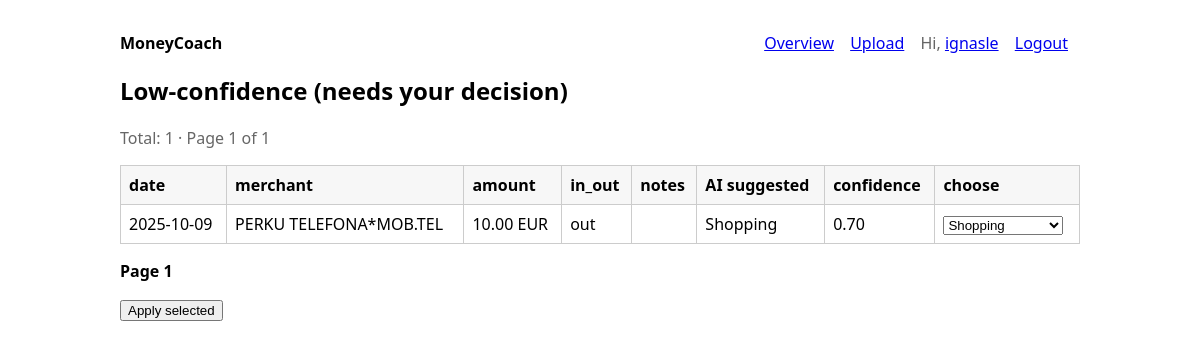
/review/low/ (signed in), run on the app's committed database.
### finance/models.py (models this page shows, shortened)
class Transaction(models.Model):
    IN = "in"
    OUT = "out"
    IO_CHOICES = [(IN, "Income"), (OUT, "Spending")]
    ai_suggested_fk = models.ForeignKey(
        Category, null=True, blank=True, on_delete=models.SET_NULL, related_name="ai_suggested_for"
    )
    ai_confidence = models.FloatField(null=True, blank=True)
    ai_reason = models.TextField(blank=True, default="")
    category = models.CharField(max_length=32, choices=CATEGORY_CHOICES, null=True, blank=True)
    category_source = models.CharField(max_length=16, choices=SOURCE_CHOICES, default="unknown")
    user_note = models.TextField(blank=True, default="")
    category_fk = models.ForeignKey(Category, null=True, blank=True, on_delete=models.SET_NULL)
    updated_at = models.DateTimeField(auto_now=True)
    user = models.ForeignKey(settings.AUTH_USER_MODEL, on_delete=models.CASCADE)
    money_source = models.ForeignKey(MoneySource, null=True, blank=True, on_delete=models.SET_NULL, related_name="transactions")
    date = models.DateField()
    merchant = models.CharField(max_length=255, blank=True, default="")
    amount = models.DecimalField(max_digits=12, decimal_places=2)  # positive; direction via in_out
    currency = models.CharField(max_length=8, default="EUR")
    in_out = models.CharField(max_length=3, choices=IO_CHOICES, default=OUT)
    notes = models.TextField(blank=True, default="")
    fingerprint = models.CharField(max_length=64, db_index=True)
    created_at = models.DateTimeField(auto_now_add=True)
    is_deleted = models.BooleanField(default=False)
    deleted_at = models.DateTimeField(null=True, blank=True)
    deleted_note = models.CharField(max_length=200, blank=True, default="")
    class Meta:
        unique_together = ("user", "fingerprint")
        ordering = ["-date", "-id"]
        indexes = [
            models.Index(fields=["user", "is_deleted", "date"]),
            models.Index(fields=["user", "is_deleted", "money_source", "date"]),
        ]

class Category(models.Model):
    user = models.ForeignKey(settings.AUTH_USER_MODEL, on_delete=models.CASCADE)
    name = models.CharField(max_length=40)
    color = models.CharField(max_length=7, blank=True, default="")  # optional hex color
    class Meta:
        unique_together = ("user", "name")
        ordering = ["name"]

### finance/views.py (the view)
# urls.py: path("review/low/", f.review_low_conf, name="review_low_conf"),
@login_required
def review_low_conf(request):
    qs = Transaction.objects.filter(
        user=request.user,
        is_deleted=False,
        ai_suggested_fk__isnull=False,
    ).order_by("-id")
    per = request.GET.get("per")
    try:
        per = max(5, min(200, int(per)))
    except (TypeError, ValueError):
        per = 50
    paginator = Paginator(qs, per)
    page_obj = paginator.get_page(request.GET.get("page"))
    categories = Category.objects.filter(user=request.user).order_by("name")
    return render(request, "review_low.html", {
        "page_obj": page_obj,
        "total": paginator.count,
        "per_value": per,
        "categories": categories,
    })

### finance/templates/review_low.html (shortened to what this page needs)
{% extends "base.html" %}
{% block content %}
<h2>Low-confidence (needs your decision)</h2>
{% if page_obj and page_obj.object_list %}
  <p class="meta">Total: {{ total }} · Page {{ page_obj.number }} of {{ page_obj.paginator.num_pages }}</p>
  <form method="post" action="/review/low/apply/">
    <table>
      <tr>
        <th>date</th><th>merchant</th><th>amount</th><th>in_out</th>
        <th>notes</th><th>AI suggested</th><th>confidence</th><th>choose</th>
      </tr>
      {% for t in page_obj.object_list %}
        <tr>
          <td>{{ t.date|date:"Y-m-d" }}</td>
          <td>{{ t.merchant }}</td>
          <td>{{ t.amount }} {{ t.currency }}</td>
          <td>{{ t.in_out }}</td>
          <td>{{ t.notes }}</td>
          <td>{% if t.ai_suggested_fk %}{{ t.ai_suggested_fk.name }}{% else %}—{% endif %}</td>
          <td>{% if t.ai_confidence %}{{ t.ai_confidence|floatformat:2 }}{% else %}—{% endif %}</td>
          <td>
            <select name="cat_id">
              {% for c in categories %}
                <option value="{{ c.id }}"
                  {% if t.ai_suggested_fk and t.ai_suggested_fk.id == c.id %}selected{% endif %}>
                  {{ c.name }}
                </option>
              {% endfor %}
            </select>
          </td>
        </tr>
      {% endfor %}
    </table>
    <p class="pager">
      <strong>Page {{ page_obj.number }}</strong>
    </p>
    <p><button>Apply selected</button></p>
  </form>
{% else %}
  <p style="opacity:.7">No low-confidence items 🎉</p>
{% endif %}
{% endblock %}

### moneycoach/templates/base.html (shortened to what this page needs)
<!doctype html>
<div class="container">
  <header>
    <div><strong>MoneyCoach</strong></div>
    <nav>
      <a href="/overview/">Overview</a>
      <a href="/">Upload</a>
      {% if request.user.is_authenticated %}
        <span style="color:#666">Hi, <a href="/profile/" style="margin-right:.75rem;">{{ request.user.username }}</a></span>
        <a href="/logout/">Logout</a>
      {% else %}
        <a href="/login/">Login</a>
        <a href="/register/">Register</a>
      {% endif %}
    </nav>
  </header>
  {% block content %}{% endblock %}
</div>

### moneycoach/templates/base.html (style rules this page uses)
.container { max-width: 960px; margin: 2rem auto; padding: 0 1rem; font-family: system-ui, -apple-system, Segoe UI, Roboto, Arial, sans-serif; }
header { display:flex; justify-content: space-between; align-items: center; margin-bottom: 1rem; }
nav a { margin-right: .75rem; }
table { width: 100%; border-collapse: collapse; }
th, td { border: 1px solid #ccc; padding: 8px; text-align: left; }
th { background: #f7f7f7; position: sticky; top: 0; }
.meta { color: #666; margin: .5rem 0 1rem; }

### data on the page
Transaction: date "2025-10-09", merchant "PERKU TELEFONA*MOB.TEL", amount "10.00", currency "EUR", in_out "out", ai_suggested_fk.name "Shopping", ai_confidence "0.70", cat_id "Shopping"

### other printed values
{{ request.user.username }} "ignasle"
{{ total }} "1"
{{ page_obj.number }} "1"
{{ page_obj.paginator.num_pages }} "1"
